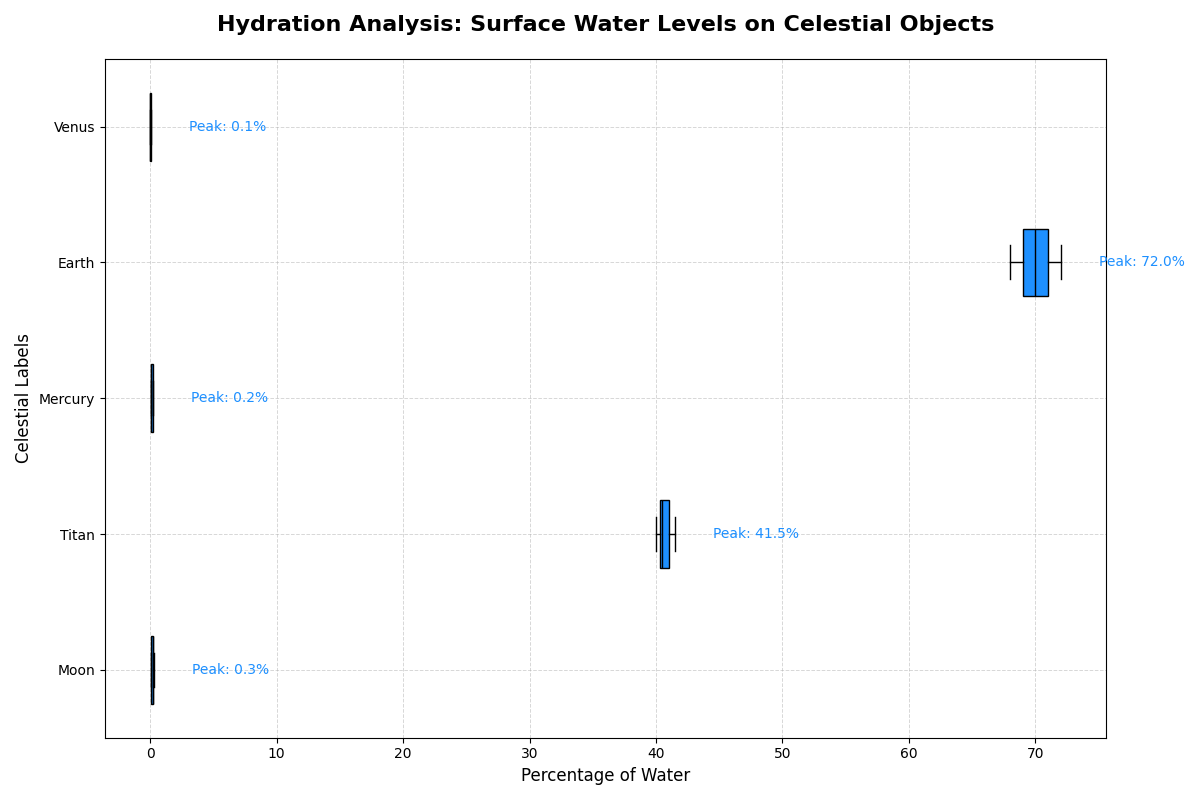

This chart was generated by the following Python code:
import matplotlib.pyplot as plt

planetary_labels = ['Moon', 'Titan', 'Mercury', 'Earth', 'Venus']

water_content_data = [
    [0.1, 0.2, 0.1, 0.3, 0.2],
    [40.0, 41.0, 40.5, 41.5, 40.3],
    [0.1, 0.1, 0.2, 0.2, 0.1],
    [70.0, 68.0, 72.0, 71.0, 69.0],
    [0.0, 0.0, 0.1, 0.1, 0.0]
]

fig, ax = plt.subplots(figsize=(12, 8))
box = ax.boxplot(water_content_data, patch_artist=True, notch=False, vert=False, labels=planetary_labels)

single_color = '#1E90FF'  # Using a single color consistently
for patch in box['boxes']:
    patch.set_facecolor(single_color)

plt.setp(box['medians'], color='black')

ax.set_title("Hydration Analysis: Surface Water Levels on Celestial Objects", 
             fontsize=16, fontweight='bold', pad=20)
ax.set_xlabel("Percentage of Water", fontsize=12)
ax.set_ylabel("Celestial Labels", fontsize=12)

ax.grid(True, linestyle='--', alpha=0.5, which='both', linewidth=0.7)

for i, (planet, data) in enumerate(zip(planetary_labels, water_content_data)):
    max_val = max(data)
    ax.text(max_val + 3, i + 1, f'Peak: {max_val:.1f}%', va='center', fontsize=10, color=single_color)

plt.tight_layout()
plt.show()
